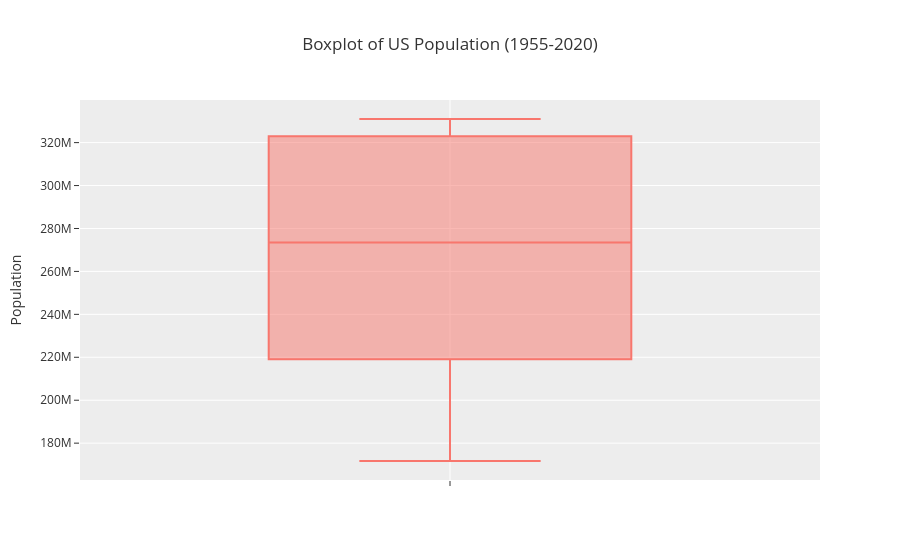

Write notebook code for a chart like this one.
### Markdown cell above
# Boxplot

### Code cell
fig = px.box(
    df_pivot,
    y='United States',
    labels={'United States':'Population'},
    title='Boxplot of US Population (1955-2020)',
    template='ggplot2',
)
fig.show()

### Figure 1 — Plotly figure (JSON) as saved in the notebook; plotly's stock layout.template omitted (floating-point values rounded to 4 significant figures)
{"data": [{"alignmentgroup": "True", "hovertemplate": "Population=%{y}<extra></extra>", "legendgroup": "", "marker": {"color": "#F8766D"}, "name": "", "notched": false, "offsetgroup": "", "orientation": "v", "showlegend": false, "type": "box", "x0": " ", "xaxis": "x", "y": [171700000.0, 186700000.0, 199700000.0, 209500000.0, 219100000.0, 229500000.0, 240500000.0, 252100000.0, 265200000.0, 281700000.0, 295000000.0, 309000000.0, 320900000.0, 323000000.0, 325100000.0, 327100000.0, 329100000.0, 331000000.0], "y0": " ", "yaxis": "y"}], "layout": {"boxmode": "group", "legend": {"tracegroupgap": 0}, "title": {"text": "Boxplot of US Population (1955-2020)"}, "xaxis": {"anchor": "y", "domain": [0, 1]}, "yaxis": {"anchor": "x", "domain": [0, 1], "title": {"text": "Population"}}}}
